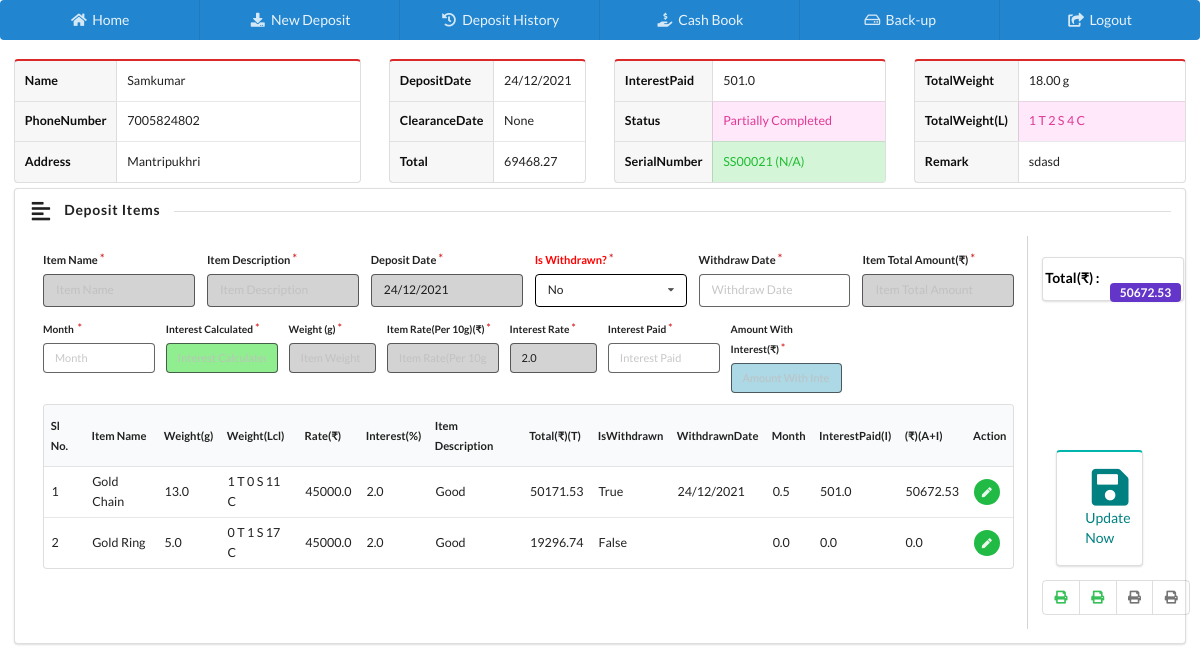
The app's page /edit_deposit_detail/21/ (signed in), older data.
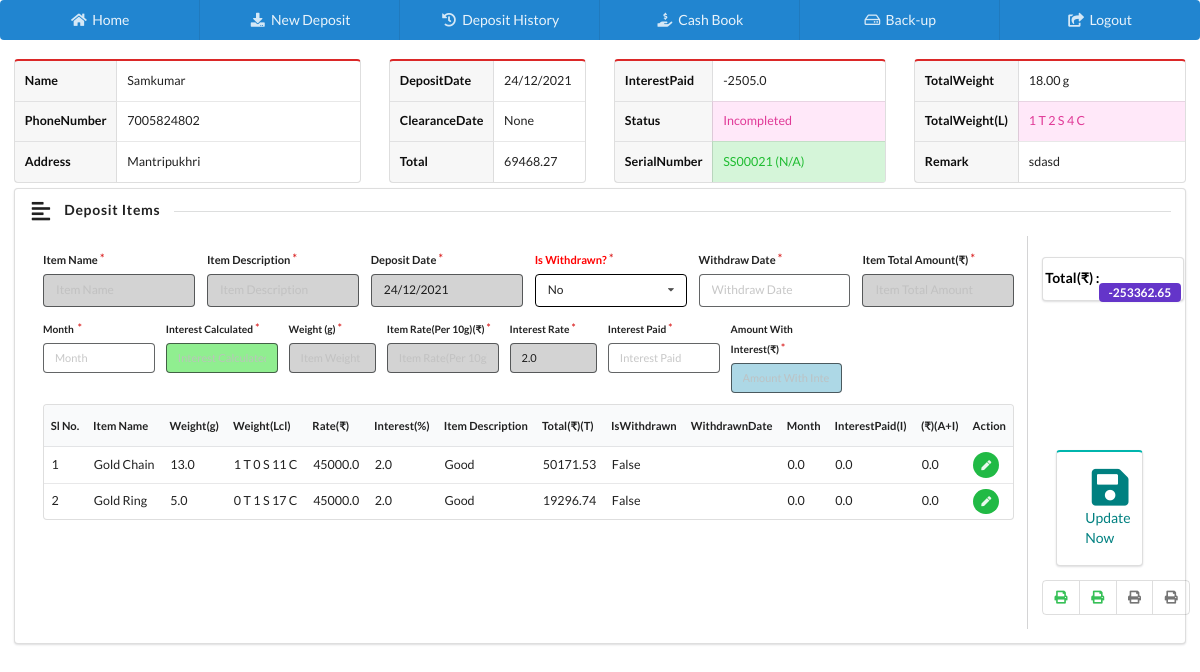
The same page, newer data.
### home/models.py (models this page shows, shortened)
class Deposit(models.Model):
    depositSerialID = models.CharField(max_length=200, blank=True, null=True)
    oldID = models.CharField(max_length=200, blank=True, null=True)
    customerName = models.CharField(max_length=200, blank=True, null=True)
    phone = models.CharField(max_length=20, blank=True, null=True)
    address = models.TextField(blank=True, null=True)
    depositDate = models.DateField(blank=True, null=True)
    statusID = models.ForeignKey(Status, blank=True, null=True, on_delete=models.CASCADE)
    totalAmount = models.FloatField(default=0.0)
    totalAmountPaid = models.FloatField(default=0.0)
    totalInterestPaid = models.FloatField(default=0.0)
    clearanceDate = models.DateField(blank=True, null=True)
    totalWeight = models.CharField(max_length=200, blank=True, null=True)
    totalWeightL = models.CharField(max_length=200, blank=True, null=True)
    remark = models.TextField(blank=True, null=True)
    isDeleted = models.BooleanField(default=False)
    datetime = models.DateTimeField(auto_now_add=True, auto_now=False)
    lastUpdatedOn = models.DateTimeField(auto_now_add=False, auto_now=True)
    class Meta:
        verbose_name_plural = 'B) Deposit List'

class Status(models.Model):
    name = models.CharField(max_length=200, blank=True, null=True)
    isDeleted = models.BooleanField(default=False)
    datetime = models.DateTimeField(auto_now_add=True, auto_now=False)
    lastUpdatedOn = models.DateTimeField(auto_now_add=False, auto_now=True)
    def __str__(self):
        return self.name
    class Meta:
        verbose_name_plural = 'A) Status List'

class DepositItem(models.Model):
    depositID = models.ForeignKey(Deposit, blank=True, null=True, on_delete=models.CASCADE)
    itemName = models.CharField(max_length=300, blank=True, null=True)
    weight = models.FloatField(default=0.0)
    tola =  models.IntegerField(default=0)
    san =  models.IntegerField(default=0)
    chaning =  models.IntegerField(default=0)
    itemRatePerTenGram = models.FloatField(default=0.0)
    interestRate = models.FloatField(default=0.0)
    description = models.TextField(blank=True, null=True)
    itemAmount = models.FloatField(default=0.0)
    isWithdrawn = models.BooleanField(default=False)
    withdrawalDate = models.DateField(blank=True, null=True)
    interestPaid = models.FloatField(default=0.0)
    total = models.FloatField(default=0.0)
    month = models.FloatField(default=0.0)
    isDeleted = models.BooleanField(default=False)
    datetime = models.DateTimeField(auto_now_add=True, auto_now=False)
    lastUpdatedOn = models.DateTimeField(auto_now_add=False, auto_now=True)
    class Meta:
        verbose_name_plural = 'C) Deposit Item List'

### home/views.py (the view)
# urls.py: path('edit_deposit_detail/<int:id>/', edit_deposit_detail, name='edit_deposit_detail'),
@is_activated()
def edit_deposit_detail(request, id=None):
    if request.user.is_authenticated:
        instance = get_object_or_404(Deposit, id=int(id))
        items = DepositItem.objects.filter(depositID_id=instance.pk)
        context = {
            'instance': instance,
            'items': items
        }
        return render(request, 'home/editDepositDetail.html', context)
    else:
        return redirect('homeApp:loginPage')

### activation/views.py (called while the page is built)
def is_activated():
    def _is_activated(view_func):
        @wraps(view_func)
        def wrapper(request, *args, **kwargs):
            try:
                val = Validity.objects.last()
                if val.expiryDate < datetime.today().date():
                    return redirect('/activate/')
                return view_func(request, *args, **kwargs)
            except:
                return view_func(request, *args, **kwargs)
        return wrapper
    return _is_activated

### home/templates/home/editDepositDetail.html (shortened to what the changed rows need)
{% extends 'home/index.html' %}
{% block body %}
    <div class="ui padded grid">
        <div class="row" style="padding-bottom: 5px!important;padding-top: 5px!important;">
            <div class="five wide column">
                <table class="ui red definition table">
                    <tbody>
                    <tr>
                        <td class="two wide column">Name</td>
                        <td id="Name">{{ instance.customerName }}</td>
                    </tr>
                    <tr>
                        <td>PhoneNumber</td>
                        <td id="Phone">{{ instance.phone }}</td>
                    </tr>
                    <tr>
                        <td>Address</td>
                        <td id="Address">{{ instance.address }}</td>
                    </tr>
                    </tbody>
                </table>
            </div>
            <div class="three wide column">
                <table class="ui red definition table">
                    <tbody>
                    <tr>
                        <td class="two wide column">DepositDate</td>
                        <td id="DepositDate">{{ instance.depositDate|date:"d/m/Y" }}</td>
                    </tr>
                    <tr>
                        <td>ClearanceDate</td>
                        <td id="ClearanceDate">{{ instance.clearanceDate }}</td>
                    </tr>
                    <tr>
                        <td>Total</td>
                        <td id="TotalAmount">{{ instance.totalAmount }}</td>
                    </tr>
                    </tbody>
                </table>
            </div>
            <div class="four wide column">
                <table class="ui red definition table">
                    <tbody>
                    <tr>
                        <td class="two wide column">InterestPaid</td>
                        <td id="TotalInterestPaid">{{ instance.totalInterestPaid }}</td>
                    </tr>
                    <tr>
                        <td>Status</td>
                        <td id="Status" class="pink">{{ instance.statusID }}</td>
                    </tr>
                    <tr>
                        <td>SerialNumber</td>
                        <td id="DepositSerialID" class="green">{{ instance.depositSerialID }} ({{ instance.oldID }})</td>
                    </tr>
                    </tbody>
                </table>
            </div>
            <div class="four wide column">
                                <table class="ui red definition table">
                                  <tbody>
                                    <tr>
                                      <td class="two wide column">TotalWeight</td>
                                      <td id="totalWeight">{{ instance.totalWeight }} g</td>
                                    </tr>
                                    <tr>
                                      <td>TotalWeight(L)</td>
                                      <td id="totalWeightL" class="pink">{{ instance.totalWeightL }}</td>
                                    </tr>
 <tr>
                                      <td>Remark</td>
                                      <td id="remark">{{ instance.remark }}</td>
                                    </tr>
                                  </tbody>
                                </table>
                                </div>
        </div>
        <div class="sixteen wide column">
            <div class="ui segment" style="min-height: 450px;">
                <div class="ui internally celled  grid">
                    <div class="fourteen wide column">
                        <table class="ui very compact table " id="itemTable" style="font-size: 0.8em">
                            <thead>
                            <tr>
                                <th>Sl No.</th>
                                <th>Item Name</th>
                                <th>Weight(g)</th>
                                <th>Weight(Lcl)</th>
                                <th>Rate(₹)</th>
                                <th>Interest(%)</th>
                                <th>Item Description</th>
                                <th>Total(₹)(T)</th>
                                <th>IsWithdrawn</th>
                                <th>WithdrawnDate</th>
                                <th>Month</th>
                                <th>InterestPaid(I)</th>
                                <th>(₹)(A+I)</th>
                                <th>Action</th>
                            </tr>
                            </thead>
                            <tbody>
                            {% for item in items %}
                                <tr id="{{ item.pk }}">
                                    <td id="row{{ item.pk }}">{{ forloop.counter }}</td>
                                    <td id="itemName{{ item.pk }}">{{ item.itemName }}</td>
                                    <td id="itemWeight{{ item.pk }}">{{ item.weight }}</td>
                                    <td id="itemWeightLocal{{ item.pk }}">{{ item.tola }} T {{ item.san }} S {{ item.chaning }} C </td>
                                    <td id="itemRate{{ item.pk }}">{{ item.itemRatePerTenGram }}</td>
                                    <td id="itemInterestRate{{ item.pk }}">{{ item.interestRate }}</td>
                                    <td id="itemDescription{{ item.pk }}">{{ item.description }}</td>
                                    <td id="itemTotalAmount{{ item.pk }}">{{ item.itemAmount }}</td>
                                    <td id="isWithdrawn{{ item.pk }}">{{ item.isWithdrawn }}</td>
                                    <td id="withdrawalDate{{ item.pk }}">{{ item.withdrawalDate|date:"d/m/Y" }}</td>
                                    <td id="month{{ item.pk }}">{{ item.month }}</td>
                                    <td id="interestPaid{{ item.pk }}">{{ item.interestPaid }}</td>
                                    <td id="amountWithInterest{{ item.pk }}">{{ item.total }}</td>
                                    <td>
                                        <button style="font-size:10px;"
                                                onclick="GetItemDetail('{{ item.pk }}')"
                                                class="ui circular facebook icon button green"><i class="pen icon"></i>
                                        </button>
                                    </td>
                                </tr>
                            {% endfor %}
                            </tbody>
                        </table>
                    </div>
                    <div class="two wide column">
                        <div class="ui vertical menu"
                             style="width: 99%;float: right;position: absolute;text-align: left;margin-bottom: 0; margin-top: 0.5em;">
                            <a class="teal item ">
                                <strong style="color: black;">Total(₹) :</strong>
                                <div class="ui violet label" id="totalAmount">{{ instance.totalAmountPaid }}</div>
                            </a>
                        </div>
                    </div>
                </div>
            </div>
        </div>
    </div>
{% endblock %}

Row changes from the older to the newer data that the page shows:
changed Deposit "Samkumar": totalInterestPaid "501.0" → "-2505.0"; statusID "Partially Completed" → "Incompleted"; totalAmountPaid "50672.53" → "-253362.65"
changed DepositItem "Gold Chain": isWithdrawn "True" → "False"; month "0.5" → "0.0"; interestPaid "501.0" → "0.0"; total "50672.53" → "0.0"; withdrawalDate "24/12/2021" → (not shown)
